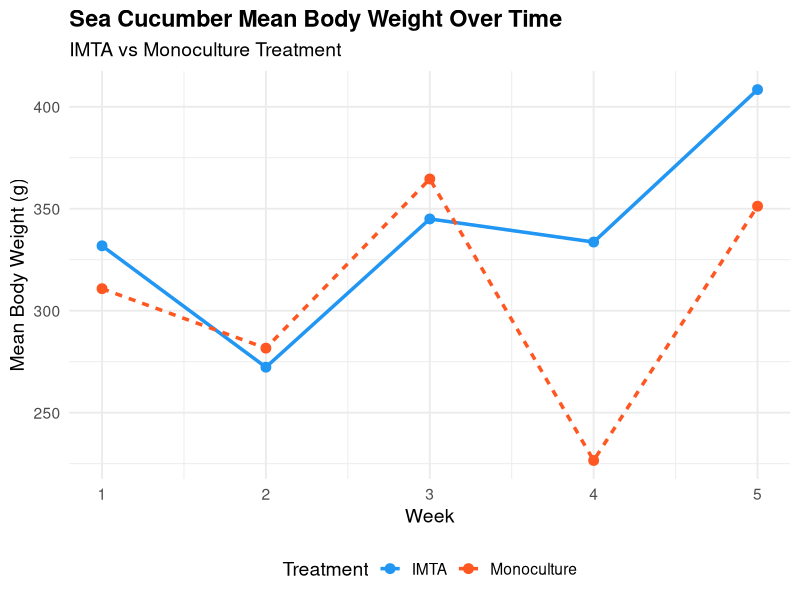
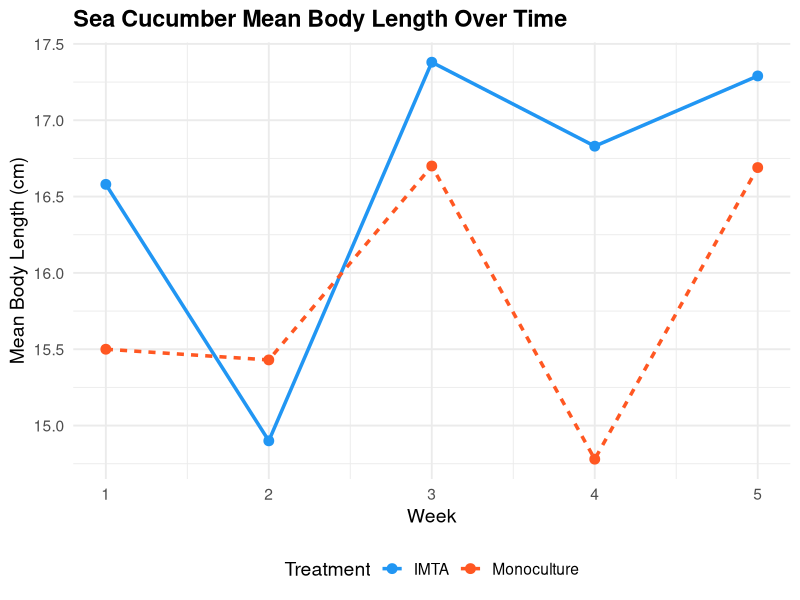
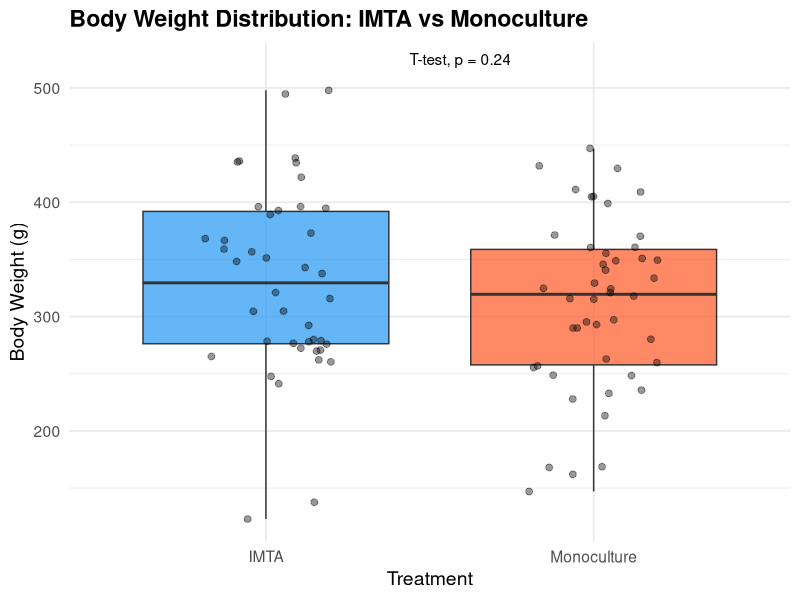
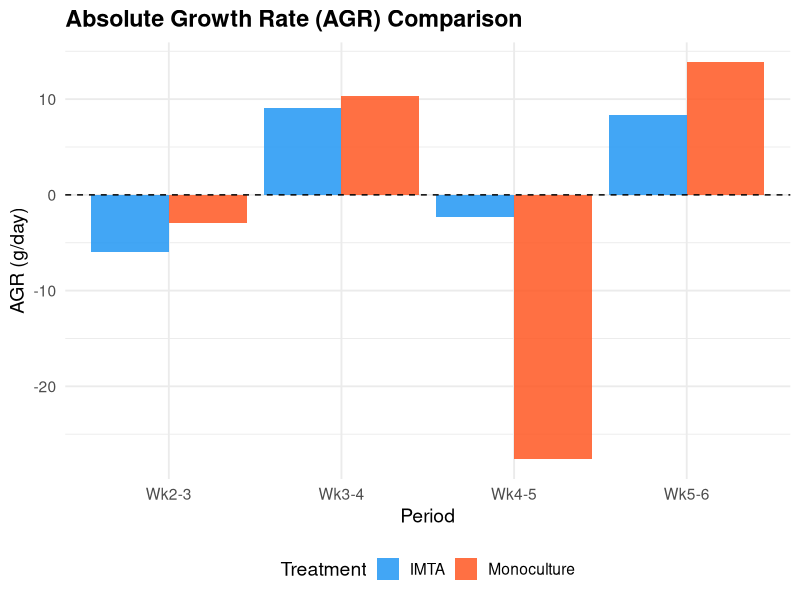
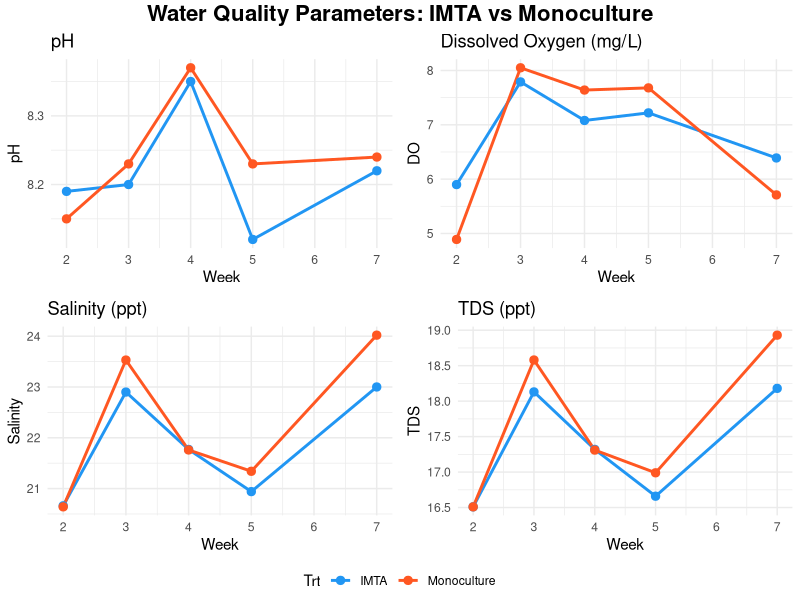
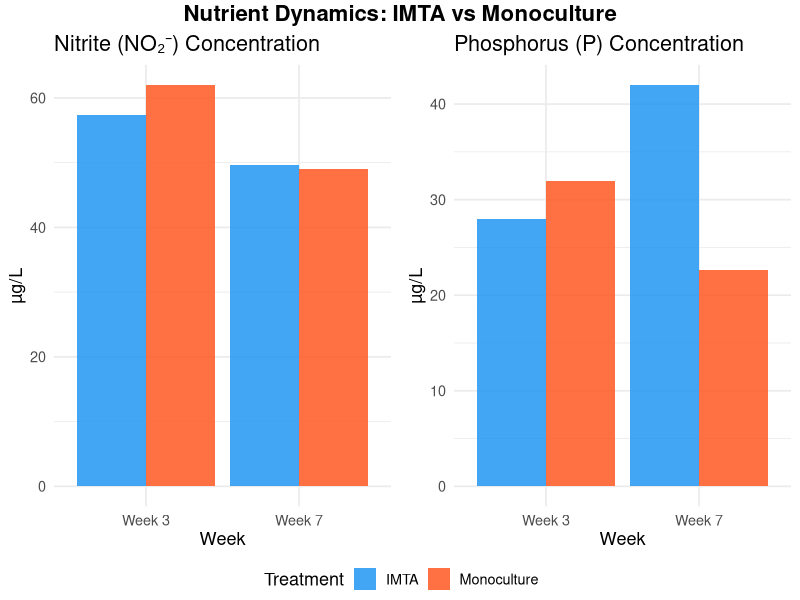
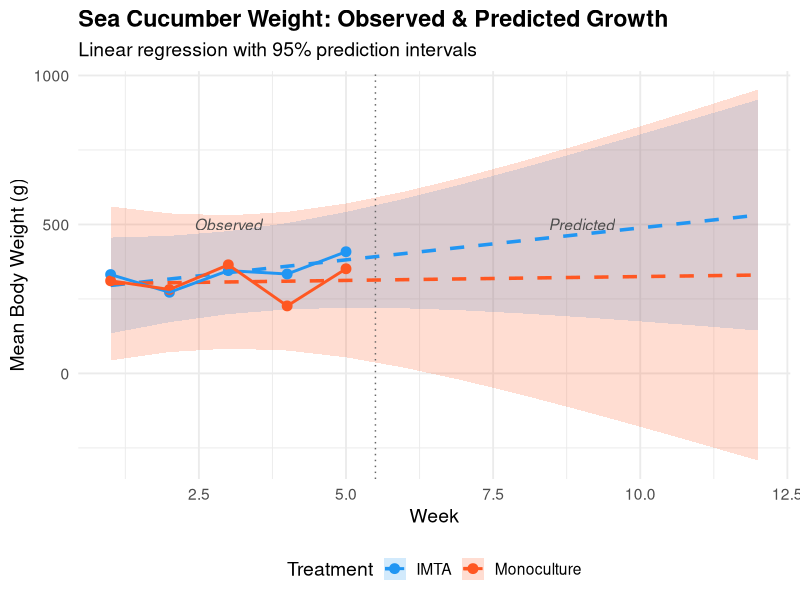
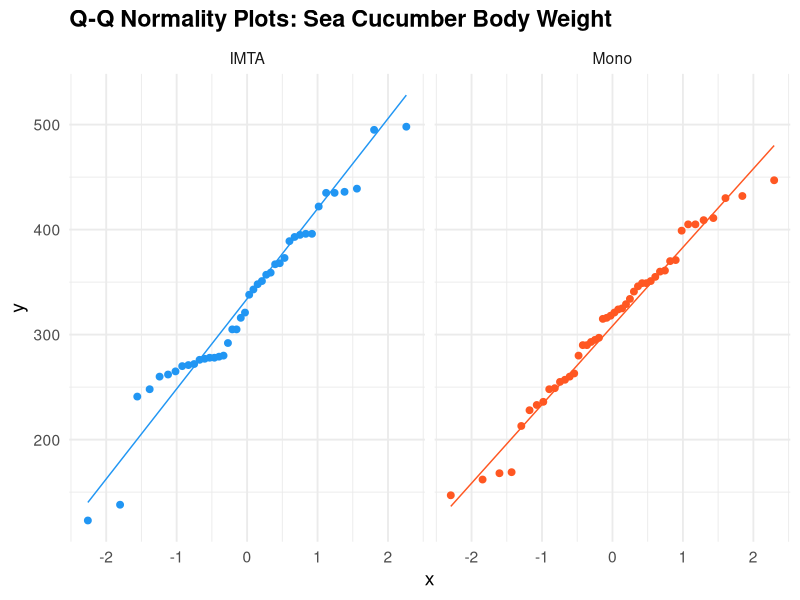

The R source for these figures, in order:
dir.create(Sys.getenv("R_LIBS_USER"), recursive=TRUE, showWarnings=FALSE)
.libPaths(Sys.getenv("R_LIBS_USER"))
library(ggplot2); library(dplyr); library(tidyr); library(ggpubr)

outdir <- "d:/Varthy/R_output"

# Data
weeks_data <- data.frame(Week=1:5,
  IMTA_W=c(331.83,272.3,345,333.67,408.43),
  Mono_W=c(310.8,281.64,364.6,226.56,351.25),
  IMTA_L=c(16.58,14.9,17.38,16.83,17.29),
  Mono_L=c(15.5,15.43,16.7,14.78,16.69))

# 1. Sea cucumber weight comparison
wt_long <- weeks_data %>% select(Week, IMTA_W, Mono_W) %>%
  pivot_longer(-Week, names_to="Treatment", values_to="Weight") %>%
  mutate(Treatment=ifelse(Treatment=="IMTA_W","IMTA","Monoculture"))

p1 <- ggplot(wt_long, aes(x=Week, y=Weight, color=Treatment, linetype=Treatment)) +
  geom_line(linewidth=1.2) + geom_point(size=3) +
  scale_color_manual(values=c("IMTA"="#2196F3","Monoculture"="#FF5722")) +
  labs(title="Sea Cucumber Mean Body Weight Over Time",
       subtitle="IMTA vs Monoculture Treatment",
       x="Week", y="Mean Body Weight (g)") +
  theme_minimal(base_size=14) +
  theme(legend.position="bottom", plot.title=element_text(face="bold"))
ggsave(file.path(outdir,"01_sea_cucumber_weight.png"), p1, width=10, height=7, dpi=300)

# 2. Sea cucumber length comparison
lt_long <- weeks_data %>% select(Week, IMTA_L, Mono_L) %>%
  pivot_longer(-Week, names_to="Treatment", values_to="Length") %>%
  mutate(Treatment=ifelse(Treatment=="IMTA_L","IMTA","Monoculture"))

p2 <- ggplot(lt_long, aes(x=Week, y=Length, color=Treatment, linetype=Treatment)) +
  geom_line(linewidth=1.2) + geom_point(size=3) +
  scale_color_manual(values=c("IMTA"="#2196F3","Monoculture"="#FF5722")) +
  labs(title="Sea Cucumber Mean Body Length Over Time",
       x="Week", y="Mean Body Length (cm)") +
  theme_minimal(base_size=14) +
  theme(legend.position="bottom", plot.title=element_text(face="bold"))
ggsave(file.path(outdir,"02_sea_cucumber_length.png"), p2, width=10, height=7, dpi=300)

# 3. Boxplot comparison
imta_w <- c(278,292,367,359,373,279,435,436,272,138,396,357,
            248,276,260,316,123,262,435,241,280,265,
            368,338,351,393,395,277,422,321,305,389,343,271,
            305,270,348,439,498,396,495,278)
mono_w <- c(315,263,405,260,360,329,255,249,351,321,
            447,361,228,147,213,349,236,293,324,
            405,349,432,346,399,280,290,168,
            370,318,257,430,355,233,411,248,162,
            325,341,316,290,409,297,334,169,295,371)

box_df <- data.frame(
  Treatment=c(rep("IMTA",length(imta_w)),rep("Monoculture",length(mono_w))),
  Weight=c(imta_w, mono_w))

p3 <- ggplot(box_df, aes(x=Treatment, y=Weight, fill=Treatment)) +
  geom_boxplot(alpha=0.7, outlier.color="red") +
  geom_jitter(width=0.2, alpha=0.4, size=2) +
  scale_fill_manual(values=c("IMTA"="#2196F3","Monoculture"="#FF5722")) +
  labs(title="Body Weight Distribution: IMTA vs Monoculture",
       y="Body Weight (g)") +
  stat_compare_means(method="t.test", label.x=1.5, label.y=520) +
  theme_minimal(base_size=14) +
  theme(legend.position="none", plot.title=element_text(face="bold"))
ggsave(file.path(outdir,"03_boxplot_weight.png"), p3, width=8, height=7, dpi=300)

# 4. AGR comparison
agr_df <- data.frame(
  Period=rep(c("Wk2-3","Wk3-4","Wk4-5","Wk5-6"),2),
  Treatment=rep(c("IMTA","Monoculture"),each=4),
  AGR=c(-5.953,9.087,-2.266,8.307,-2.916,10.370,-27.608,13.854))

p4 <- ggplot(agr_df, aes(x=Period, y=AGR, fill=Treatment)) +
  geom_bar(stat="identity", position="dodge", alpha=0.85) +
  scale_fill_manual(values=c("IMTA"="#2196F3","Monoculture"="#FF5722")) +
  geom_hline(yintercept=0, linetype="dashed") +
  labs(title="Absolute Growth Rate (AGR) Comparison", y="AGR (g/day)") +
  theme_minimal(base_size=14) +
  theme(legend.position="bottom", plot.title=element_text(face="bold"))
ggsave(file.path(outdir,"04_agr_comparison.png"), p4, width=10, height=7, dpi=300)

# 5. Water quality multi-panel
wq_imta <- data.frame(Week=c(2,3,4,5,7), pH=c(8.19,8.20,8.35,8.12,8.22),
  DO=c(5.90,7.79,7.08,7.22,6.39), Salinity=c(20.66,22.90,21.77,20.94,23.00),
  TDS=c(16.51,18.13,17.32,16.66,18.18), Trt=rep("IMTA",5))
wq_mono <- data.frame(Week=c(2,3,4,5,7), pH=c(8.15,8.23,8.37,8.23,8.24),
  DO=c(4.89,8.05,7.64,7.68,5.71), Salinity=c(20.64,23.53,21.76,21.34,24.02),
  TDS=c(16.51,18.58,17.31,16.99,18.93), Trt=rep("Monoculture",5))
wq <- rbind(wq_imta, wq_mono)

p5a <- ggplot(wq, aes(Week, pH, color=Trt)) + geom_line(linewidth=1) + geom_point(size=2.5) +
  scale_color_manual(values=c("IMTA"="#2196F3","Monoculture"="#FF5722")) +
  labs(title="pH") + theme_minimal() + theme(legend.position="none")
p5b <- ggplot(wq, aes(Week, DO, color=Trt)) + geom_line(linewidth=1) + geom_point(size=2.5) +
  scale_color_manual(values=c("IMTA"="#2196F3","Monoculture"="#FF5722")) +
  labs(title="Dissolved Oxygen (mg/L)") + theme_minimal() + theme(legend.position="none")
p5c <- ggplot(wq, aes(Week, Salinity, color=Trt)) + geom_line(linewidth=1) + geom_point(size=2.5) +
  scale_color_manual(values=c("IMTA"="#2196F3","Monoculture"="#FF5722")) +
  labs(title="Salinity (ppt)") + theme_minimal() + theme(legend.position="none")
p5d <- ggplot(wq, aes(Week, TDS, color=Trt)) + geom_line(linewidth=1) + geom_point(size=2.5) +
  scale_color_manual(values=c("IMTA"="#2196F3","Monoculture"="#FF5722")) +
  labs(title="TDS (ppt)") + theme_minimal() + theme(legend.position="bottom")

p5 <- ggarrange(p5a, p5b, p5c, p5d, ncol=2, nrow=2, common.legend=TRUE, legend="bottom")
p5 <- annotate_figure(p5, top=text_grob("Water Quality Parameters: IMTA vs Monoculture",
                                          face="bold", size=16))
ggsave(file.path(outdir,"05_water_quality_panel.png"), p5, width=12, height=10, dpi=300)

# 6. Nutrient comparison
nutr_long <- data.frame(
  Week=rep(c("Week 3","Week 7"),each=4),
  Treatment=rep(rep(c("IMTA","Mono"),each=2),1),
  Parameter=rep(c("Nitrite","Phosphorus"),4),
  Value=c(57.33,28, 62,32, 49.67,42, 49,22.67))

# Simpler: just nitrite and phosphorus bars
nutr_df <- data.frame(
  Week=factor(rep(c("Week 3","Week 7"),each=2)),
  Treatment=rep(c("IMTA","Monoculture"),2),
  Nitrite=c(57.33,62,49.67,49),
  Phosphorus=c(28,32,42,22.67),
  Phosphate=c(86.33,98.33,127.33,70.67))

p6a <- ggplot(nutr_df, aes(Week, Nitrite, fill=Treatment)) +
  geom_bar(stat="identity", position="dodge", alpha=0.85) +
  scale_fill_manual(values=c("IMTA"="#2196F3","Monoculture"="#FF5722")) +
  labs(title="Nitrite (NO₂⁻) Concentration", y="µg/L") +
  theme_minimal(base_size=13) + theme(legend.position="bottom")

p6b <- ggplot(nutr_df, aes(Week, Phosphorus, fill=Treatment)) +
  geom_bar(stat="identity", position="dodge", alpha=0.85) +
  scale_fill_manual(values=c("IMTA"="#2196F3","Monoculture"="#FF5722")) +
  labs(title="Phosphorus (P) Concentration", y="µg/L") +
  theme_minimal(base_size=13) + theme(legend.position="bottom")

p6 <- ggarrange(p6a, p6b, ncol=2, common.legend=TRUE, legend="bottom")
p6 <- annotate_figure(p6, top=text_grob("Nutrient Dynamics: IMTA vs Monoculture",face="bold",size=16))
ggsave(file.path(outdir,"06_nutrient_comparison.png"), p6, width=12, height=7, dpi=300)

# 7. Prediction plot with confidence intervals
weeks_ext <- data.frame(Week=1:12)
lm_iw <- lm(IMTA_W ~ Week, data=weeks_data)
lm_mw <- lm(Mono_W ~ Week, data=weeks_data)
pred_i <- as.data.frame(predict(lm_iw, weeks_ext, interval="prediction"))
pred_m <- as.data.frame(predict(lm_mw, weeks_ext, interval="prediction"))
pred_i$Week <- 1:12; pred_i$Treatment <- "IMTA"
pred_m$Week <- 1:12; pred_m$Treatment <- "Monoculture"
pred_all <- rbind(pred_i, pred_m)

p7 <- ggplot() +
  geom_ribbon(data=pred_all, aes(x=Week, ymin=lwr, ymax=upr, fill=Treatment), alpha=0.2) +
  geom_line(data=pred_all, aes(x=Week, y=fit, color=Treatment), linewidth=1.2, linetype="dashed") +
  geom_point(data=wt_long, aes(x=Week, y=Weight, color=Treatment), size=3) +
  geom_line(data=wt_long, aes(x=Week, y=Weight, color=Treatment), linewidth=1) +
  scale_color_manual(values=c("IMTA"="#2196F3","Monoculture"="#FF5722")) +
  scale_fill_manual(values=c("IMTA"="#2196F3","Monoculture"="#FF5722")) +
  geom_vline(xintercept=5.5, linetype="dotted", color="gray40") +
  annotate("text", x=3, y=500, label="Observed", fontface="italic", color="gray30") +
  annotate("text", x=9, y=500, label="Predicted", fontface="italic", color="gray30") +
  labs(title="Sea Cucumber Weight: Observed & Predicted Growth",
       subtitle="Linear regression with 95% prediction intervals",
       x="Week", y="Mean Body Weight (g)") +
  theme_minimal(base_size=14) +
  theme(legend.position="bottom", plot.title=element_text(face="bold"))
ggsave(file.path(outdir,"07_growth_prediction.png"), p7, width=12, height=8, dpi=300)

# 8. QQ plots
imta_l <- c(17,15,18,14,17.5,16.5,17,20,17,12,17,18,
            13.5,14,14.5,17,11.5,14,17,14.5,17,15,
            18,17,17.5,18,18,16,17,16.5,15,17,16,16.5,
            17.5,15.5,17,18,19.5,18.5,19,14)
mono_l <- c(17,15.5,15,14.5,15.5,15.5,16,13.5,17.5,15,
            17,17.5,14,13,13.5,18,15,15,16.5,
            16,14,20,16.5,19,14.5,15,13,
            18.5,17.5,13.5,18,17,14,18,17,12,
            17,17,17,15.5,19.5,16,17,14,18.5,17)

qq_df <- data.frame(
  Weight=c(imta_w,mono_w),
  Treatment=c(rep("IMTA",length(imta_w)),rep("Mono",length(mono_w))))

p8 <- ggplot(qq_df, aes(sample=Weight)) +
  stat_qq(aes(color=Treatment), size=2) + stat_qq_line(aes(color=Treatment)) +
  scale_color_manual(values=c("IMTA"="#2196F3","Mono"="#FF5722")) +
  facet_wrap(~Treatment) +
  labs(title="Q-Q Normality Plots: Sea Cucumber Body Weight") +
  theme_minimal(base_size=14) +
  theme(legend.position="none", plot.title=element_text(face="bold"))
ggsave(file.path(outdir,"08_qq_plots.png"), p8, width=10, height=6, dpi=300)

# 9. Seaweed biomass bar chart
sw_bio <- data.frame(Replicate=factor(1:3),
  Initial=c(509,544,513), Final=c(671,710,618))
sw_long <- sw_bio %>% pivot_longer(-Replicate, names_to="Stage", values_to="Biomass")
sw_long$Stage <- factor(sw_long$Stage, levels=c("Initial","Final"))

p9 <- ggplot(sw_long, aes(x=Replicate, y=Biomass, fill=Stage)) +
  geom_bar(stat="identity", position="dodge", alpha=0.85) +
  scale_fill_manual(values=c("Initial"="#78909C","Final"="#4CAF50")) +
  labs(title="Seaweed Biomass: Initial vs Final",
       subtitle="Kappaphycus alvarezii across 3 replicates (51 days)",
       y="Total Biomass (g)") +
  theme_minimal(base_size=14) +
  theme(legend.position="bottom", plot.title=element_text(face="bold"))
ggsave(file.path(outdir,"09_seaweed_biomass.png"), p9, width=9, height=7, dpi=300)

cat("All plots saved to:", outdir, "\n")
